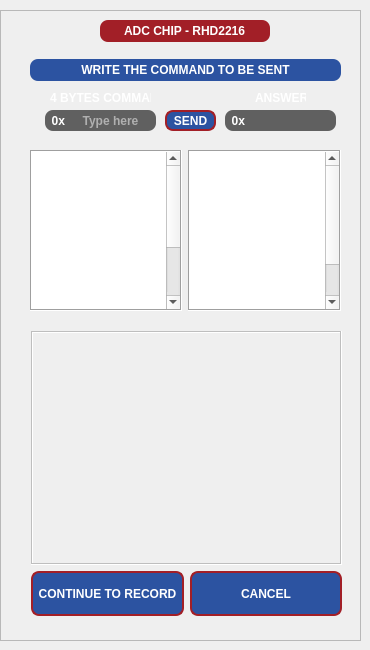
          <widget class="QWidget" name="tab">
           <attribute name="title">
            <string>ADVANCED</string>
           </attribute>
           <widget class="QFrame" name="advanced_frame">
            <property name="enabled">
             <bool>true</bool>
            </property>
            <property name="geometry">
             <rect>
              <x>0</x>
              <y>10</y>
              <width>361</width>
              <height>631</height>
             </rect>
            </property>
            <property name="styleSheet">
             <string notr="true">QLineEdit{border:#969696;background-color:#606060;border-top-right-radius:8px;border-bottom-right-radius:8px;color:#FFFFFF;font:7pt&quot;DejaVu Sans&quot;;font-weight:bold;}QLabel{color:#FFFFFF;font:7pt&quot;DejaVu Sans&quot;;font-weight:bold;}</string>
            </property>
            <property name="frameShape">
             <enum>QFrame::StyledPanel</enum>
            </property>
            <property name="frameShadow">
             <enum>QFrame::Raised</enum>
            </property>
            <widget class="QLabel" name="label_41">
             <property name="geometry">
              <rect>
               <x>50</x>
               <y>80</y>
               <width>101</width>
               <height>16</height>
              </rect>
             </property>
             <property name="toolTip">
              <string>&lt;html&gt;&lt;head/&gt;&lt;body&gt;&lt;p&gt;Type here the 4 bytes (8 characters) command to send to ADC chip. Examples are listed below for INTAN RHD family.&lt;/p&gt;&lt;/body&gt;&lt;/html&gt;</string>
             </property>
             <property name="text">
              <string notr="true">4 BYTES COMMAND</string>
             </property>
             <property name="alignment">
              <set>Qt::AlignLeading|Qt::AlignLeft|Qt::AlignVCenter</set>
             </property>
            </widget>
            <widget class="QLabel" name="label_50">
             <property name="geometry">
              <rect>
               <x>255</x>
               <y>80</y>
               <width>51</width>
               <height>16</height>
              </rect>
             </property>
             <property name="toolTip">
              <string>&lt;html&gt;&lt;head/&gt;&lt;body&gt;&lt;p&gt;ADC chip answer to the message sent.&lt;/p&gt;&lt;/body&gt;&lt;/html&gt;</string>
             </property>
             <property name="text">
              <string notr="true">ANSWER</string>
             </property>
             <property name="alignment">
              <set>Qt::AlignLeading|Qt::AlignLeft|Qt::AlignVCenter</set>
             </property>
            </widget>
            <widget class="QLineEdit" name="command_answer_lineedit">
             <property name="geometry">
              <rect>
               <x>245</x>
               <y>100</y>
               <width>91</width>
               <height>21</height>
              </rect>
             </property>
             <property name="toolTip">
              <string>&lt;html&gt;&lt;head/&gt;&lt;body&gt;&lt;p&gt;ADC chip answer to the message sent.&lt;/p&gt;&lt;/body&gt;&lt;/html&gt;</string>
             </property>
             <property name="styleSheet">
              <string notr="true"/>
             </property>
             <property name="text">
              <string notr="true"/>
             </property>
             <property name="alignment">
              <set>Qt::AlignCenter</set>
             </property>
             <property name="readOnly">
              <bool>true</bool>
             </property>
            </widget>
            <widget class="QPushButton" name="command_send_button">
             <property name="geometry">
              <rect>
               <x>165</x>
               <y>100</y>
               <width>51</width>
               <height>21</height>
              </rect>
             </property>
             <property name="cursor">
              <cursorShape>PointingHandCursor</cursorShape>
             </property>
             <property name="styleSheet">
              <string notr="true">QPushButton{border:2px solid #A21F27;border-radius:8px;background-color:#2C53A1;color:#FFFFFF;font:7pt&quot;DejaVu Sans&quot;;font-weight:bold;}QPushButton:pressed{border:2px solid #A21F27;border-radius:8px;background-color:#A21F27;color:#FFFFFF;}QPushButton::!enabled{border:2px solid #969696;border-radius:8px;background-color:#606060;color:#FFFFFF;font:7pt&quot;DejaVu Sans&quot;;font-weight:bold;}</string>
             </property>
             <property name="text">
              <string notr="true">SEND</string>
             </property>
             <property name="checked">
              <bool>false</bool>
             </property>
            </widget>
            <widget class="QLineEdit" name="command_message_lineedit">
             <property name="geometry">
              <rect>
               <x>65</x>
               <y>100</y>
               <width>91</width>
               <height>21</height>
              </rect>
             </property>
             <property name="toolTip">
              <string>&lt;html&gt;&lt;head/&gt;&lt;body&gt;&lt;p&gt;Type here the 4 bytes (8 characters) command to send to ADC chip. Examples are listed below for INTAN RHD family.&lt;/p&gt;&lt;/body&gt;&lt;/html&gt;</string>
             </property>
             <property name="styleSheet">
              <string notr="true"/>
             </property>
             <property name="text">
              <string notr="true"/>
             </property>
             <property name="alignment">
              <set>Qt::AlignCenter</set>
             </property>
             <property name="placeholderText">
              <string>Type here</string>
             </property>
            </widget>
            <widget class="QLabel" name="label_1">
             <property name="geometry">
              <rect>
               <x>45</x>
               <y>100</y>
               <width>21</width>
               <height>21</height>
              </rect>
             </property>
             <property name="styleSheet">
              <string notr="true">QLabel{border:#606060;background-color:#606060;border-top-left-radius:8px;border-bottom-left-radius:8px;color:#FFFFFF;font:7pt&quot;helvetica&quot;;font-weight:bold;}</string>
             </property>
             <property name="text">
              <string>  0x</string>
             </property>
            </widget>
            <widget class="QLabel" name="label_2">
             <property name="geometry">
              <rect>
               <x>225</x>
               <y>100</y>
               <width>21</width>
               <height>21</height>
              </rect>
             </property>
             <property name="styleSheet">
              <string notr="true">QLabel{border:#606060;background-color:#606060;border-top-left-radius:8px;border-bottom-left-radius:8px;color:#FFFFFF;font:7pt&quot;helvetica&quot;;font-weight:bold;}</string>
             </property>
             <property name="text">
              <string>  0x</string>
             </property>
            </widget>
            <widget class="QWidget" name="layoutWidget_5">
             <property name="geometry">
              <rect>
               <x>30</x>
               <y>10</y>
               <width>311</width>
               <height>61</height>
              </rect>
             </property>
             <layout class="QGridLayout" name="gridLayout_15">
              <item row="2" column="0" colspan="3">
               <widget class="QLabel" name="label_56">
                <property name="sizePolicy">
                 <sizepolicy hsizetype="Preferred" vsizetype="Minimum">
                  <horstretch>0</horstretch>
                  <verstretch>0</verstretch>
                 </sizepolicy>
                </property>
                <property name="minimumSize">
                 <size>
                  <width>0</width>
                  <height>22</height>
                 </size>
                </property>
                <property name="styleSheet">
                 <string notr="true">QLabel{border:#969696;background-color:#2C53A1;border-radius:8px;color:#FFFFFF;font:7pt&quot;helvetica&quot;;font-weight:bold;}</string>
                </property>
                <property name="text">
                 <string notr="true">WRITE THE COMMAND TO BE SENT</string>
                </property>
                <property name="alignment">
                 <set>Qt::AlignCenter</set>
                </property>
               </widget>
              </item>
              <item row="0" column="0">
               <spacer name="horizontalSpacer_12">
                <property name="orientation">
                 <enum>Qt::Horizontal</enum>
                </property>
                <property name="sizeType">
                 <enum>QSizePolicy::Maximum</enum>
                </property>
                <property name="sizeHint" stdset="0">
                 <size>
                  <width>80</width>
                  <height>20</height>
                 </size>
                </property>
               </spacer>
              </item>
              <item row="0" column="1">
               <widget class="QLineEdit" name="chip_lineedit">
                <property name="sizePolicy">
                 <sizepolicy hsizetype="Minimum" vsizetype="Minimum">
                  <horstretch>0</horstretch>
                  <verstretch>0</verstretch>
                 </sizepolicy>
                </property>
                <property name="minimumSize">
                 <size>
                  <width>170</width>
                  <height>22</height>
                 </size>
                </property>
                <property name="toolTip">
                 <string>&lt;html&gt;&lt;head/&gt;&lt;body&gt;&lt;p&gt;&lt;span style=&quot; font-family:'Calibri','sans-serif';&quot;&gt;ADC Chip selected.&lt;/span&gt;&lt;/p&gt;&lt;/body&gt;&lt;/html&gt;</string>
                </property>
                <property name="styleSheet">
                 <string notr="true">QLineEdit{border:#969696;background-color:#A21F27;border-radius:8px;color:#FFFFFF;font:7pt&quot;helvetica&quot;;font-weight:bold;}</string>
                </property>
                <property name="text">
                 <string notr="true">ADC CHIP - RHD2216</string>
                </property>
                <property name="alignment">
                 <set>Qt::AlignCenter</set>
                </property>
                <property name="dragEnabled">
                 <bool>false</bool>
                </property>
                <property name="readOnly">
                 <bool>true</bool>
                </property>
               </widget>
              </item>
              <item row="0" column="2">
               <spacer name="horizontalSpacer_13">
                <property name="orientation">
                 <enum>Qt::Horizontal</enum>
                </property>
                <property name="sizeType">
                 <enum>QSizePolicy::Maximum</enum>
                </property>
                <property name="sizeHint" stdset="0">
                 <size>
                  <width>80</width>
                  <height>20</height>
                 </size>
                </property>
               </spacer>
              </item>
              <item row="1" column="1">
               <spacer name="verticalSpacer">
                <property name="orientation">
                 <enum>Qt::Vertical</enum>
                </property>
                <property name="sizeHint" stdset="0">
                 <size>
                  <width>20</width>
                  <height>40</height>
                 </size>
                </property>
               </spacer>
              </item>
             </layout>
            </widget>
            <widget class="QWidget" name="layoutWidget_6">
             <property name="geometry">
              <rect>
               <x>30</x>
               <y>140</y>
               <width>311</width>
               <height>161</height>
              </rect>
             </property>
             <layout class="QHBoxLayout" name="horizontalLayout_2">
              <item>
               <widget class="QTextEdit" name="show_commands_textedit_2">
                <property name="enabled">
                 <bool>true</bool>
                </property>
                <property name="toolTip">
                 <string>&lt;html&gt;&lt;head/&gt;&lt;body&gt;&lt;p&gt;List of commands to read registers (see on datasheet).&lt;/p&gt;&lt;/body&gt;&lt;/html&gt;</string>
                </property>
                <property name="styleSheet">
                 <string notr="true">QTextEdit{color:#FFFFFF;font:7pt&quot;DejaVu Sans&quot;;font-weight:bold}</string>
                </property>
                <property name="frameShape">
                 <enum>QFrame::Box</enum>
                </property>
                <property name="readOnly">
                 <bool>true</bool>
                </property>
                <property name="html">
                 <string>&lt;!DOCTYPE HTML PUBLIC &quot;-//W3C//DTD HTML 4.0//EN&quot; &quot;http://www.w3.org/TR/REC-html40/strict.dtd&quot;&gt;
&lt;html&gt;&lt;head&gt;&lt;meta name=&quot;qrichtext&quot; content=&quot;1&quot; /&gt;&lt;meta charset=&quot;utf-8&quot; /&gt;&lt;style type=&quot;text/css&quot;&gt;
p, li { white-space: pre-wrap; }
hr { height: 1px; border-width: 0; }
&lt;/style&gt;&lt;/head&gt;&lt;body style=&quot; font-family:'DejaVu Sans'; font-size:7pt; font-weight:700; font-style:normal;&quot;&gt;
&lt;p style=&quot; margin-top:0px; margin-bottom:0px; margin-left:0px; margin-right:0px; -qt-block-indent:0; text-indent:0px;&quot;&gt;&lt;span style=&quot; font-weight:600;&quot;&gt;Read R00 | C500C000&lt;/span&gt;&lt;/p&gt;
&lt;p style=&quot; margin-top:0px; margin-bottom:0px; margin-left:0px; margin-right:0px; -qt-block-indent:0; text-indent:0px;&quot;&gt;&lt;span style=&quot; font-weight:600;&quot;&gt;Read R01 | C500C100&lt;/span&gt;&lt;/p&gt;
&lt;p style=&quot; margin-top:0px; margin-bottom:0px; margin-left:0px; margin-right:0px; -qt-block-indent:0; text-indent:0px;&quot;&gt;&lt;span style=&quot; font-weight:600;&quot;&gt;Read R02 | C500C200&lt;/span&gt;&lt;/p&gt;
&lt;p style=&quot; margin-top:0px; margin-bottom:0px; margin-left:0px; margin-right:0px; -qt-block-indent:0; text-indent:0px;&quot;&gt;&lt;span style=&quot; font-weight:600;&quot;&gt;Read R03 | C500C300&lt;/span&gt;&lt;/p&gt;
&lt;p style=&quot; margin-top:0px; margin-bottom:0px; margin-left:0px; margin-right:0px; -qt-block-indent:0; text-indent:0px;&quot;&gt;&lt;span style=&quot; font-weight:600;&quot;&gt;Read R04 | C500C400&lt;/span&gt;&lt;/p&gt;
&lt;p style=&quot; margin-top:0px; margin-bottom:0px; margin-left:0px; margin-right:0px; -qt-block-indent:0; text-indent:0px;&quot;&gt;&lt;span style=&quot; font-weight:600;&quot;&gt;Read R05 | C500C500&lt;/span&gt;&lt;/p&gt;
&lt;p style=&quot; margin-top:0px; margin-bottom:0px; margin-left:0px; margin-right:0px; -qt-block-indent:0; text-indent:0px;&quot;&gt;&lt;span style=&quot; font-weight:600;&quot;&gt;Read R06 | C500C600&lt;/span&gt;&lt;/p&gt;
&lt;p style=&quot; margin-top:0px; margin-bottom:0px; margin-left:0px; margin-right:0px; -qt-block-indent:0; text-indent:0px;&quot;&gt;&lt;span style=&quot; font-weight:600;&quot;&gt;Read R07 | C500C700&lt;/span&gt;&lt;/p&gt;
&lt;p style=&quot; margin-top:0px; margin-bottom:0px; margin-left:0px; margin-right:0px; -qt-block-indent:0; text-indent:0px;&quot;&gt;&lt;span style=&quot; font-weight:600;&quot;&gt;Read R08 | C500C800&lt;/span&gt;&lt;/p&gt;
&lt;p style=&quot; margin-top:0px; margin-bottom:0px; margin-left:0px; margin-right:0px; -qt-block-indent:0; text-indent:0px;&quot;&gt;&lt;span style=&quot; font-weight:600;&quot;&gt;Read R09 | C500C900&lt;/span&gt;&lt;/p&gt;
&lt;p style=&quot; margin-top:0px; margin-bottom:0px; margin-left:0px; margin-right:0px; -qt-block-indent:0; text-indent:0px;&quot;&gt;&lt;span style=&quot; font-weight:600;&quot;&gt;Read R10 | C500CA00&lt;/span&gt;&lt;/p&gt;
&lt;p style=&quot; margin-top:0px; margin-bottom:0px; margin-left:0px; margin-right:0px; -qt-block-indent:0; text-indent:0px;&quot;&gt;&lt;span style=&quot; font-weight:600;&quot;&gt;Read R11 | C500CB00&lt;/span&gt;&lt;/p&gt;
&lt;p style=&quot; margin-top:0px; margin-bottom:0px; margin-left:0px; margin-right:0px; -qt-block-indent:0; text-indent:0px;&quot;&gt;&lt;span style=&quot; font-weight:600;&quot;&gt;Read R12 | C500CC00&lt;/span&gt;&lt;/p&gt;
&lt;p style=&quot; margin-top:0px; margin-bottom:0px; margin-left:0px; margin-right:0px; -qt-block-indent:0; text-indent:0px;&quot;&gt;&lt;span style=&quot; font-weight:600;&quot;&gt;Read R13 | C500CD00&lt;/span&gt;&lt;/p&gt;
&lt;p style=&quot; margin-top:0px; margin-bottom:0px; margin-left:0px; margin-right:0px; -qt-block-indent:0; text-indent:0px;&quot;&gt;&lt;span style=&quot; font-weight:600;&quot;&gt;Read R14 | C500CE00&lt;/span&gt;&lt;/p&gt;
&lt;p style=&quot; margin-top:0px; margin-bottom:0px; margin-left:0px; margin-right:0px; -qt-block-indent:0; text-indent:0px;&quot;&gt;&lt;span style=&quot; font-weight:600;&quot;&gt;Read R15 | C500CF00&lt;/span&gt;&lt;/p&gt;
&lt;p style=&quot; margin-top:0px; margin-bottom:0px; margin-left:0px; margin-right:0px; -qt-block-indent:0; text-indent:0px;&quot;&gt;&lt;span style=&quot; font-weight:600;&quot;&gt;Read R16 | C500D000&lt;/span&gt;&lt;/p&gt;
&lt;p style=&quot; margin-top:0px; margin-bottom:0px; margin-left:0px; margin-right:0px; -qt-block-indent:0; text-indent:0px;&quot;&gt;&lt;span style=&quot; font-weight:600;&quot;&gt;Read R17 | C500D100&lt;/span&gt;&lt;/p&gt;
&lt;p style=&quot; margin-top:0px; margin-bottom:0px; margin-left:0px; margin-right:0px; -qt-block-indent:0; text-indent:0px;&quot;&gt;&lt;span style=&quot; font-weight:600;&quot;&gt;Read R60 | C500FC00&lt;/span&gt;&lt;/p&gt;
&lt;p style=&quot; margin-top:0px; margin-bottom:0px; margin-left:0px; margin-right:0px; -qt-block-indent:0; text-indent:0px;&quot;&gt;&lt;span style=&quot; font-weight:600;&quot;&gt;Read R61 | C500FD00&lt;/span&gt;&lt;/p&gt;
&lt;p style=&quot; margin-top:0px; margin-bottom:0px; margin-left:0px; margin-right:0px; -qt-block-indent:0; text-indent:0px;&quot;&gt;&lt;span style=&quot; font-weight:600;&quot;&gt;Read R62 | C500FE00&lt;/span&gt;&lt;/p&gt;
&lt;p style=&quot; margin-top:0px; margin-bottom:0px; margin-left:0px; margin-right:0px; -qt-block-indent:0; text-indent:0px;&quot;&gt;&lt;span style=&quot; font-weight:600;&quot;&gt;Read R63 | C500FF00&lt;/span&gt;&lt;/p&gt;&lt;/body&gt;&lt;/html&gt;</string>
                </property>
                <property name="textInteractionFlags">
                 <set>Qt::TextSelectableByKeyboard|Qt::TextSelectableByMouse</set>
                </property>
               </widget>
              </item>
              <item>
               <widget class="QTextEdit" name="show_commands_textedit_3">
                <property name="enabled">
                 <bool>true</bool>
                </property>
                <property name="toolTip">
                 <string>&lt;html&gt;&lt;head/&gt;&lt;body&gt;&lt;p&gt;List of commands to write on register – “XX” is the information to be written to the register (see on datasheet).&lt;/p&gt;&lt;/body&gt;&lt;/html&gt;</string>
                </property>
                <property name="styleSheet">
                 <string notr="true">QTextEdit{color:#FFFFFF;font:7pt&quot;DejaVu Sans&quot;;font-weight:bold}</string>
                </property>
                <property name="frameShape">
                 <enum>QFrame::Box</enum>
                </property>
                <property name="readOnly">
                 <bool>true</bool>
                </property>
                <property name="html">
                 <string>&lt;!DOCTYPE HTML PUBLIC &quot;-//W3C//DTD HTML 4.0//EN&quot; &quot;http://www.w3.org/TR/REC-html40/strict.dtd&quot;&gt;
&lt;html&gt;&lt;head&gt;&lt;meta name=&quot;qrichtext&quot; content=&quot;1&quot; /&gt;&lt;meta charset=&quot;utf-8&quot; /&gt;&lt;style type=&quot;text/css&quot;&gt;
p, li { white-space: pre-wrap; }
hr { height: 1px; border-width: 0; }
&lt;/style&gt;&lt;/head&gt;&lt;body style=&quot; font-family:'DejaVu Sans'; font-size:7pt; font-weight:700; font-style:normal;&quot;&gt;
&lt;p style=&quot; margin-top:0px; margin-bottom:0px; margin-left:0px; margin-right:0px; -qt-block-indent:0; text-indent:0px;&quot;&gt;&lt;span style=&quot; font-weight:600;&quot;&gt;Write R00 | C50080XX&lt;/span&gt;&lt;/p&gt;
&lt;p style=&quot; margin-top:0px; margin-bottom:0px; margin-left:0px; margin-right:0px; -qt-block-indent:0; text-indent:0px;&quot;&gt;&lt;span style=&quot; font-weight:600;&quot;&gt;Write R01 | C50081XX&lt;/span&gt;&lt;/p&gt;
&lt;p style=&quot; margin-top:0px; margin-bottom:0px; margin-left:0px; margin-right:0px; -qt-block-indent:0; text-indent:0px;&quot;&gt;&lt;span style=&quot; font-weight:600;&quot;&gt;Write R02 | C50082XX&lt;/span&gt;&lt;/p&gt;
&lt;p style=&quot; margin-top:0px; margin-bottom:0px; margin-left:0px; margin-right:0px; -qt-block-indent:0; text-indent:0px;&quot;&gt;&lt;span style=&quot; font-weight:600;&quot;&gt;Write R03 | C50083XX&lt;/span&gt;&lt;/p&gt;
&lt;p style=&quot; margin-top:0px; margin-bottom:0px; margin-left:0px; margin-right:0px; -qt-block-indent:0; text-indent:0px;&quot;&gt;&lt;span style=&quot; font-weight:600;&quot;&gt;Write R04 | C50084XX&lt;/span&gt;&lt;/p&gt;
&lt;p style=&quot; margin-top:0px; margin-bottom:0px; margin-left:0px; margin-right:0px; -qt-block-indent:0; text-indent:0px;&quot;&gt;&lt;span style=&quot; font-weight:600;&quot;&gt;Write R05 | C50085XX&lt;/span&gt;&lt;/p&gt;
&lt;p style=&quot; margin-top:0px; margin-bottom:0px; margin-left:0px; margin-right:0px; -qt-block-indent:0; text-indent:0px;&quot;&gt;&lt;span style=&quot; font-weight:600;&quot;&gt;Write R06 | C50086XX&lt;/span&gt;&lt;/p&gt;
&lt;p style=&quot; margin-top:0px; margin-bottom:0px; margin-left:0px; margin-right:0px; -qt-block-indent:0; text-indent:0px;&quot;&gt;&lt;span style=&quot; font-weight:600;&quot;&gt;Write R07 | C50087XX&lt;/span&gt;&lt;/p&gt;
&lt;p style=&quot; margin-top:0px; margin-bottom:0px; margin-left:0px; margin-right:0px; -qt-block-indent:0; text-indent:0px;&quot;&gt;&lt;span style=&quot; font-weight:600;&quot;&gt;Write R08 | C50088XX&lt;/span&gt;&lt;/p&gt;
&lt;p style=&quot; margin-top:0px; margin-bottom:0px; margin-left:0px; margin-right:0px; -qt-block-indent:0; text-indent:0px;&quot;&gt;&lt;span style=&quot; font-weight:600;&quot;&gt;Write R09 | C50089XX&lt;/span&gt;&lt;/p&gt;
&lt;p style=&quot; margin-top:0px; margin-bottom:0px; margin-left:0px; margin-right:0px; -qt-block-indent:0; text-indent:0px;&quot;&gt;&lt;span style=&quot; font-weight:600;&quot;&gt;Write R10 | C5008AXX&lt;/span&gt;&lt;/p&gt;
&lt;p style=&quot; margin-top:0px; margin-bottom:0px; margin-left:0px; margin-right:0px; -qt-block-indent:0; text-indent:0px;&quot;&gt;&lt;span style=&quot; font-weight:600;&quot;&gt;Write R11 | C5008BXX&lt;/span&gt;&lt;/p&gt;
&lt;p style=&quot; margin-top:0px; margin-bottom:0px; margin-left:0px; margin-right:0px; -qt-block-indent:0; text-indent:0px;&quot;&gt;&lt;span style=&quot; font-weight:600;&quot;&gt;Write R12 | C5008CXX&lt;/span&gt;&lt;/p&gt;
&lt;p style=&quot; margin-top:0px; margin-bottom:0px; margin-left:0px; margin-right:0px; -qt-block-indent:0; text-indent:0px;&quot;&gt;&lt;span style=&quot; font-weight:600;&quot;&gt;Write R13 | C5008DXX&lt;/span&gt;&lt;/p&gt;
&lt;p style=&quot; margin-top:0px; margin-bottom:0px; margin-left:0px; margin-right:0px; -qt-block-indent:0; text-indent:0px;&quot;&gt;&lt;span style=&quot; font-weight:600;&quot;&gt;Write R14 | C5008EXX&lt;/span&gt;&lt;/p&gt;
&lt;p style=&quot; margin-top:0px; margin-bottom:0px; margin-left:0px; margin-right:0px; -qt-block-indent:0; text-indent:0px;&quot;&gt;&lt;span style=&quot; font-weight:600;&quot;&gt;Write R15 | C5008FXX&lt;/span&gt;&lt;/p&gt;
&lt;p style=&quot; margin-top:0px; margin-bottom:0px; margin-left:0px; margin-right:0px; -qt-block-indent:0; text-indent:0px;&quot;&gt;&lt;span style=&quot; font-weight:600;&quot;&gt;Write R16 | C50090XX&lt;/span&gt;&lt;/p&gt;
&lt;p style=&quot; margin-top:0px; margin-bottom:0px; margin-left:0px; margin-right:0px; -qt-block-indent:0; text-indent:0px;&quot;&gt;&lt;span style=&quot; font-weight:600;&quot;&gt;Write R17 | C50091XX&lt;/span&gt;&lt;/p&gt;&lt;/body&gt;&lt;/html&gt;</string>
                </property>
                <property name="textInteractionFlags">
                 <set>Qt::TextSelectableByKeyboard|Qt::TextSelectableByMouse</set>
                </property>
               </widget>
              </item>
             </layout>
            </widget>
            <widget class="QWidget" name="layoutWidget">
             <property name="geometry">
              <rect>
               <x>31</x>
               <y>321</y>
               <width>311</width>
               <height>285</height>
              </rect>
             </property>
             <layout class="QVBoxLayout" name="verticalLayout_3">
              <item>
               <widget class="QTextEdit" name="show_commands_textedit">
                <property name="enabled">
                 <bool>false</bool>
                </property>
                <property name="sizePolicy">
                 <sizepolicy hsizetype="Minimum" vsizetype="Minimum">
                  <horstretch>0</horstretch>
                  <verstretch>0</verstretch>
                 </sizepolicy>
                </property>
                <property name="minimumSize">
                 <size>
                  <width>300</width>
                  <height>221</height>
                 </size>
                </property>
                <property name="styleSheet">
                 <string notr="true">QTextEdit{color:#FFFFFF;font:7pt&quot;DejaVu Sans&quot;;font-weight:bold}</string>
                </property>
                <property name="frameShape">
                 <enum>QFrame::Box</enum>
                </property>
                <property name="readOnly">
                 <bool>true</bool>
                </property>
               </widget>
              </item>
              <item>
               <layout class="QHBoxLayout" name="horizontalLayout_3">
                <item>
                 <widget class="QPushButton" name="continue_to_record_button">
                  <property name="sizePolicy">
                   <sizepolicy hsizetype="Minimum" vsizetype="Maximum">
                    <horstretch>0</horstretch>
                    <verstretch>0</verstretch>
                   </sizepolicy>
                  </property>
                  <property name="minimumSize">
                   <size>
                    <width>0</width>
                    <height>45</height>
                   </size>
                  </property>
                  <property name="cursor">
                   <cursorShape>PointingHandCursor</cursorShape>
                  </property>
                  <property name="toolTip">
                   <string>&lt;html&gt;&lt;head/&gt;&lt;body&gt;&lt;p&gt;&lt;span style=&quot; font-family:'Calibri','sans-serif';&quot;&gt;Continue to visualization mode with advanced options applied.&lt;/span&gt;&lt;/p&gt;&lt;/body&gt;&lt;/html&gt;</string>
                  </property>
                  <property name="styleSheet">
                   <string notr="true">QPushButton{border:2px solid #A21F27;border-radius:8px;background-color:#2C53A1;color:#FFFFFF;font:7pt&quot;DejaVu Sans&quot;;font-weight:bold;}QPushButton:pressed{border:2px solid #A21F27;border-radius:8px;background-color:#A21F27;color:#FFFFFF;}QPushButton::!enabled{border:2px solid #969696;border-radius:8px;background-color:#606060;color:#FFFFFF;font:7pt&quot;DejaVu Sans&quot;;font-weight:bold;}</string>
                  </property>
                  <property name="text">
                   <string notr="true">CONTINUE TO RECORD</string>
                  </property>
                  <property name="checked">
                   <bool>false</bool>
                  </property>
                 </widget>
                </item>
                <item>
                 <widget class="QPushButton" name="cancel_advanced_button">
                  <property name="sizePolicy">
                   <sizepolicy hsizetype="Minimum" vsizetype="Maximum">
                    <horstretch>0</horstretch>
                    <verstretch>0</verstretch>
                   </sizepolicy>
                  </property>
                  <property name="minimumSize">
                   <size>
                    <width>0</width>
                    <height>45</height>
                   </size>
                  </property>
                  <property name="cursor">
                   <cursorShape>PointingHandCursor</cursorShape>
                  </property>
                  <property name="toolTip">
                   <string>&lt;html&gt;&lt;head/&gt;&lt;body&gt;&lt;p&gt;Return to settings window without save advanced settings.&lt;/p&gt;&lt;/body&gt;&lt;/html&gt;</string>
                  </property>
                  <property name="styleSheet">
                   <string notr="true">QPushButton{border:2px solid #A21F27;border-radius:8px;background-color:#2C53A1;color:#FFFFFF;font:7pt&quot;DejaVu Sans&quot;;font-weight:bold;}QPushButton:pressed{border:2px solid #A21F27;border-radius:8px;background-color:#A21F27;color:#FFFFFF;}QPushButton::!enabled{border:2px solid #969696;border-radius:8px;background-color:#606060;color:#FFFFFF;font:7pt&quot;DejaVu Sans&quot;;font-weight:bold;}</string>
                  </property>
                  <property name="text">
                   <string notr="true">CANCEL</string>
                  </property>
                  <property name="checked">
                   <bool>false</bool>
                  </property>
                 </widget>
                </item>
               </layout>
              </item>
             </layout>
            </widget>
           </widget>
          </widget>
